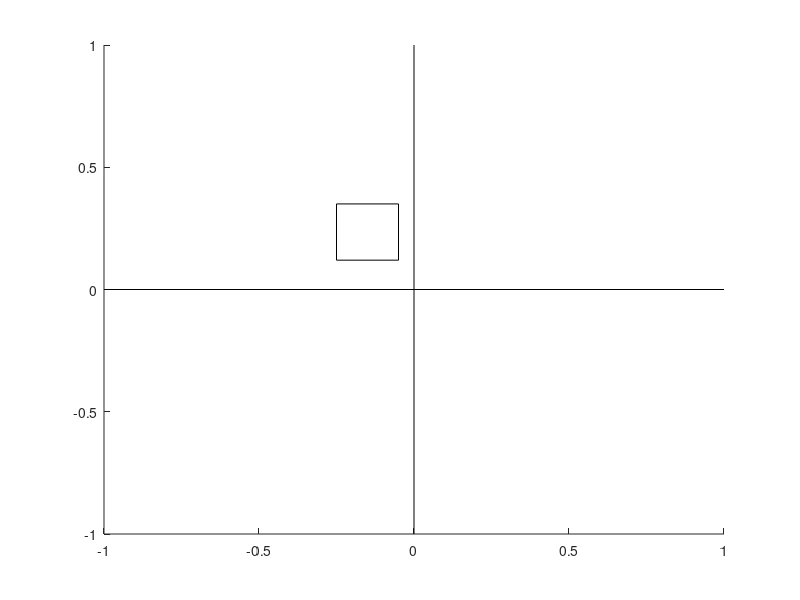

The MATLAB source for this figure: (Note: this script raises an error after producing the figure.)


%%%%%%%%%%%%%%%%%%%%%%%%%%%% Initialize Figure %%%%%%%%%%%%%%%%%%%%%%%%
xMax = -0.05;
xMin = -0.25;
yMax = 0.35;
yMin = 0.12;
expTime = 45.0;

figure;
hold on;
plot([0,0],[-1,1], '-k');
plot([-1,1],[0,0], '-k');

plot([xMin,xMin],[yMin,yMax], '-k');
plot([xMax,xMax],[yMin,yMax], '-k');
plot([xMin,xMax],[yMin,yMin], '-k');
plot([xMin,xMax],[yMax,yMax], '-k');

ac = ArmController2D;
ac.start;

pause(expTime)

% l_kMeas = [];
% l_kTarget = [];
% l_time = [];
% h = [];
% segment = 6;
% 
% figure;
% axis([0 expTime ac.arm2D.dims.kMin(segment) ac.arm2D.dims.kMax(segment)]) ;
% hold on;
% plot([0, expTime], [0, 0]);
% 
% tic;
% while( toc <= expTime )
%    toc
%    pause(0.010);
%    targets = ac.arm2D.kMeas;
%    targets(segment) = -10.0*sin(toc);
%    ac.arm2D.setTargetCurvatures([targets]);
%    ac.arm2D.gripper2D.setTargetCurvatures(0); 
%    ac.arm2D.actuate();
%    
%    l_kMeas = [l_kMeas,  ac.arm2D.kMeas(segment) ];
%    l_kTarget = [l_kTarget,  ac.arm2D.kTarget(segment) ];
%    l_time = [l_time, toc];
%    
%    delete(h);
%    h = plot(l_time, l_kMeas, 'r', l_time, l_kTarget, 'b', 'LineWidth', 2);
%    drawnow;
% end

ac.stop;
ac.delete;
